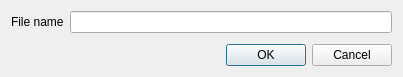
<?xml version="1.0" encoding="UTF-8"?>
<ui version="4.0">
 <class>FileRenameDialog</class>
 <widget class="QDialog" name="FileRenameDialog">
  <property name="windowModality">
   <enum>Qt::ApplicationModal</enum>
  </property>
  <property name="geometry">
   <rect>
    <x>0</x>
    <y>0</y>
    <width>403</width>
    <height>77</height>
   </rect>
  </property>
  <property name="windowTitle">
   <string>Dialog</string>
  </property>
  <property name="windowIcon">
   <iconset resource="../zima-cad-parts.qrc">
    <normaloff>:/gfx/edit-rename.png</normaloff>:/gfx/edit-rename.png</iconset>
  </property>
  <layout class="QVBoxLayout" name="verticalLayout">
   <item>
    <layout class="QFormLayout" name="formLayout">
     <item row="0" column="0">
      <widget class="QLabel" name="fileNameLabel">
       <property name="text">
        <string>File name</string>
       </property>
      </widget>
     </item>
     <item row="0" column="1">
      <widget class="QLineEdit" name="fileNameLineEdit"/>
     </item>
    </layout>
   </item>
   <item>
    <widget class="QDialogButtonBox" name="buttonBox">
     <property name="orientation">
      <enum>Qt::Horizontal</enum>
     </property>
     <property name="standardButtons">
      <set>QDialogButtonBox::Cancel|QDialogButtonBox::Ok</set>
     </property>
    </widget>
   </item>
  </layout>
 </widget>
 <resources>
  <include location="../zima-cad-parts.qrc"/>
 </resources>
 <connections>
  <connection>
   <sender>buttonBox</sender>
   <signal>accepted()</signal>
   <receiver>FileRenameDialog</receiver>
   <slot>accept()</slot>
   <hints>
    <hint type="sourcelabel">
     <x>248</x>
     <y>254</y>
    </hint>
    <hint type="destinationlabel">
     <x>157</x>
     <y>274</y>
    </hint>
   </hints>
  </connection>
  <connection>
   <sender>buttonBox</sender>
   <signal>rejected()</signal>
   <receiver>FileRenameDialog</receiver>
   <slot>reject()</slot>
   <hints>
    <hint type="sourcelabel">
     <x>316</x>
     <y>260</y>
    </hint>
    <hint type="destinationlabel">
     <x>286</x>
     <y>274</y>
    </hint>
   </hints>
  </connection>
 </connections>
</ui>
